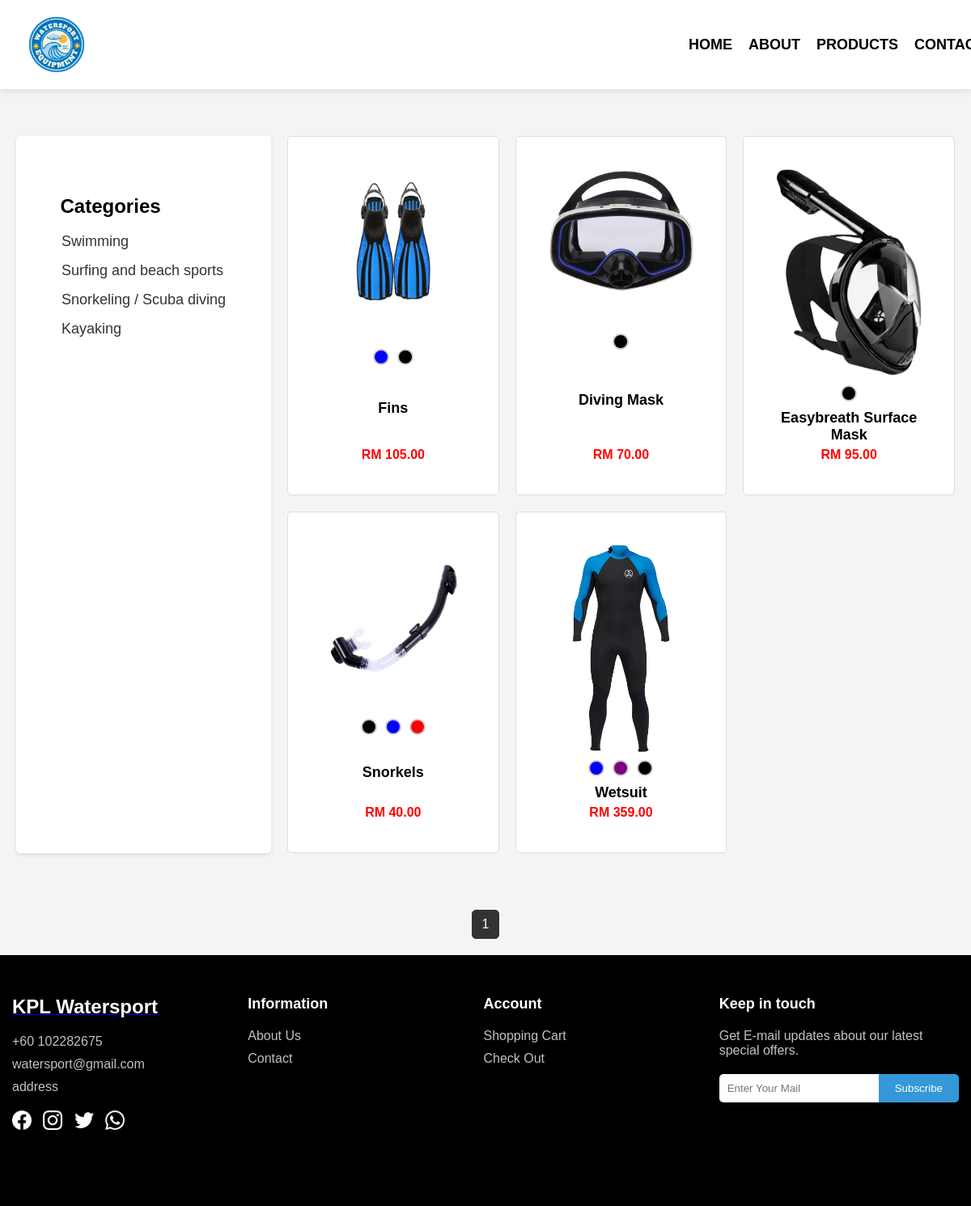
The app's page /snorkeling.php with its own data.
### tables this page shows
CREATE TABLE `product` (
  `ProductID` int(11) NOT NULL,
  `ProductName` varchar(255) DEFAULT NULL,
  `ProductPrice` decimal(10,2) DEFAULT NULL,
  `ProductStock` int(11) DEFAULT NULL,
  `ProductDesc` text DEFAULT NULL,
  `CategoryID` int(11) DEFAULT NULL,
  `AdminID` int(11) DEFAULT NULL
);

CREATE TABLE `product_color` (
  `ProductColorID` int(11) NOT NULL,
  `ProductID` int(11) NOT NULL,
  `Color` varchar(50) NOT NULL,
  `Picture` varchar(255) DEFAULT NULL
);

### snorkeling.php (the view, shortened to what this page needs)
<?php
include 'header.php';
$host = '127.0.0.1';
$db = 'fyp';
$user = 'root';
$pass = '';
$charset = 'utf8mb4';
$dsn = "mysql:host=$host;dbname=$db;charset=$charset";
$options = [
    PDO::ATTR_ERRMODE => PDO::ERRMODE_EXCEPTION,
    PDO::ATTR_DEFAULT_FETCH_MODE => PDO::FETCH_ASSOC,
    PDO::ATTR_EMULATE_PREPARES => false,
];
try {
    $pdo = new PDO($dsn, $user, $pass, $options);
} catch (PDOException $e) {
    throw new PDOException($e->getMessage(), (int)$e->getCode());
}
$productsPerPage = 6;
$page = isset($_GET['page']) ? (int)$_GET['page'] : 1;
$offset = ($page - 1) * $productsPerPage;
$stmt = $pdo->prepare("SELECT COUNT(*) FROM product WHERE CategoryID = 3");
$stmt->execute();
$totalProducts = $stmt->fetchColumn();
$totalPages = ceil($totalProducts / $productsPerPage);
$stmt = $pdo->prepare("SELECT * FROM product WHERE CategoryID = 3 LIMIT :limit OFFSET :offset");
$stmt->bindValue(':limit', $productsPerPage, PDO::PARAM_INT);
$stmt->bindValue(':offset', $offset, PDO::PARAM_INT);
$stmt->execute();
$products = $stmt->fetchAll();
?>
<!DOCTYPE html>
<html lang="en">
<head>
    <link rel="stylesheet" href="product.css">
</head>
<body>
    <div class="container-shop">
        <div class="categories">
            <h2>Categories</h2>
            <ul>
                <li><a href="swimming.php">Swimming</a></li>
                <li><a href="surfing.php">Surfing and beach sports</a></li>
                <li><a href="snorkeling.php">Snorkeling / Scuba diving</a></li>
                <li><a href="kayaking.php">Kayaking</a></li>
            </ul>
        </div>
        <div class="products">
            <?php foreach ($products as $product): ?>
                <div class="product">
                    <div class="product-image">
                        <?php
                        $stmt = $pdo->prepare("SELECT Picture FROM product_color WHERE ProductID = :productId LIMIT 1");
                        $stmt->execute(['productId' => $product['ProductID']]);
                        $image = $stmt->fetch();
                        $imageSrc = $image ? 'image/' . $image['Picture'] : 'image/default-image.png';
                        ?>
                        <img id="product-image-<?= $product['ProductID'] ?>" src="<?= $imageSrc ?>" alt="<?= $product['ProductName'] ?>">
                    </div>
                    <div class="color-options">
                        <?php
                        $stmt = $pdo->prepare("SELECT Color, Picture FROM product_color WHERE ProductID = :productId");
                        $stmt->execute(['productId' => $product['ProductID']]);
                        $colors = $stmt->fetchAll();
                        foreach ($colors as $color): ?>
                            <div class="color-circle"
                                style="background-color: <?= $color['Color'] ?>;"
                                data-image="image/<?= $color['Picture'] ?>"
                                onclick="changeImage('product-image-<?= $product['ProductID'] ?>', 'image/<?= $color['Picture'] ?>')">
                            </div>
                        <?php endforeach; ?>
                    </div>
                    <h3><?= $product['ProductName'] ?></h3>
                    <p>RM <?= number_format($product['ProductPrice'], 2) ?></p>
                </div>
            <?php endforeach; ?>
        </div>
    </div>
    <div class="pagination">
        <?php for ($i = 1; $i <= $totalPages; $i++): ?>
            <a href="?page=<?= $i ?>" class="page <?= $i === $page ? 'active' : '' ?>"><?= $i ?></a>
        <?php endfor; ?>
    </div>
</body>
</html>
<?php
include 'footer.php';
?>

### style.css (style rules this page uses)
* { margin: 0; padding: 0; box-sizing: border-box; font-family: Arial, sans-serif; }
.active { background-color: black; }
.categories { display: flex; justify-content: center; gap: 20px; padding: 50px 0; }
.categories { display: flex; justify-content: center; gap: 20px; padding: 50px 0; flex-wrap: wrap; }
* { margin: 0; padding: 0; box-sizing: border-box; }

### product.css (style rules this page uses)
body { font-family: Arial, sans-serif; margin: 0; padding: 0; background-color: #f4f4f4; }
.container-shop { display: flex; max-width: 1200px; margin: 0 auto; padding: 150px 20px 20px; gap: 20px; }
.categories { flex: 1; background-color: #fff; padding: 20px; border-radius: 5px; box-shadow: 0 2px 5px rgba(0, 0, 0, 0.1); }
.categories h2 { font-size: 24px; margin-bottom: 10px; transform: translate(-33%,15%); }
.categories ul li { margin-bottom: 15px; }
.categories ul li a { text-decoration: none; color: #333; font-size: 18px; }
.products { flex: 3; display: grid; grid-template-columns: repeat(3, 1fr); gap: 20px; }
.product { background-color: #fff; border: 1px solid #ddd; border-radius: 5px; padding: 40px; text-align: center; height: auto; display: flex; flex-direction: column; justify-content: space-between; align-items: center; }
.product h3 { margin-top: 10px; margin-bottom: 5px; font-size: 18px; font-weight: bold; }
.product p { color: red; font-size: 16px; font-weight: bold; margin: 0; }
.product-image { position: relative; overflow: hidden; border-radius: 5px; }
.product-image img { width: 100%; height: auto; transition: transform 0.3s ease; }
.pagination { text-align: center; margin-top: 30px; padding: 20px; }
.pagination .page { display: inline-block; padding: 8px 12px; margin: 0 5px; text-decoration: none; color: #333; border: 1px solid #ddd; border-radius: 5px; }

### snorkeling.php (style rules this page uses)
.categories ul { list-style: none; padding: 0; margin: 0; transform: translateY(-60%); }
.color-options { display: flex; justify-content: center; gap: 10px; margin-top: 10px; }
.color-circle { width: 20px; height: 20px; border-radius: 50%; border: 2px solid #ccc; cursor: pointer; }
.pagination .page.active { background-color: #333; color: #fff; border-color: #333; }

### records on screen
product: ProductName.Picture (picture), ProductName "Fins", ProductPrice "105.00"
product: product_color.Picture (picture), ProductName "Diving Mask", ProductPrice "70.00"
product: product_color.Picture (picture), ProductName "Easybreath Surface Mask", ProductPrice "95.00"
product: ProductName.Picture (picture), ProductName "Snorkels", ProductPrice "40.00"
product: ProductName.Picture (picture), ProductName "Wetsuit", ProductPrice "359.00"
